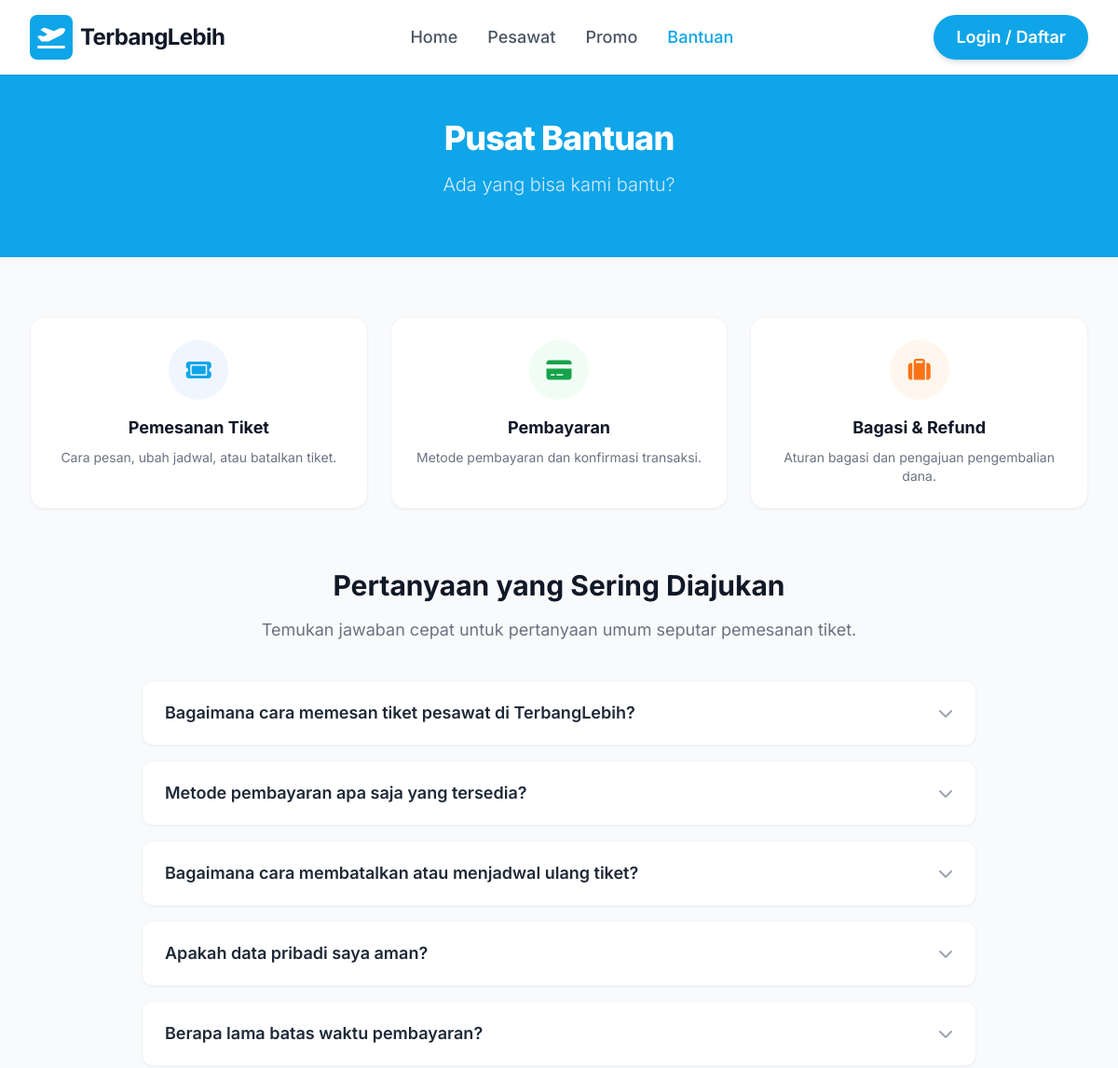
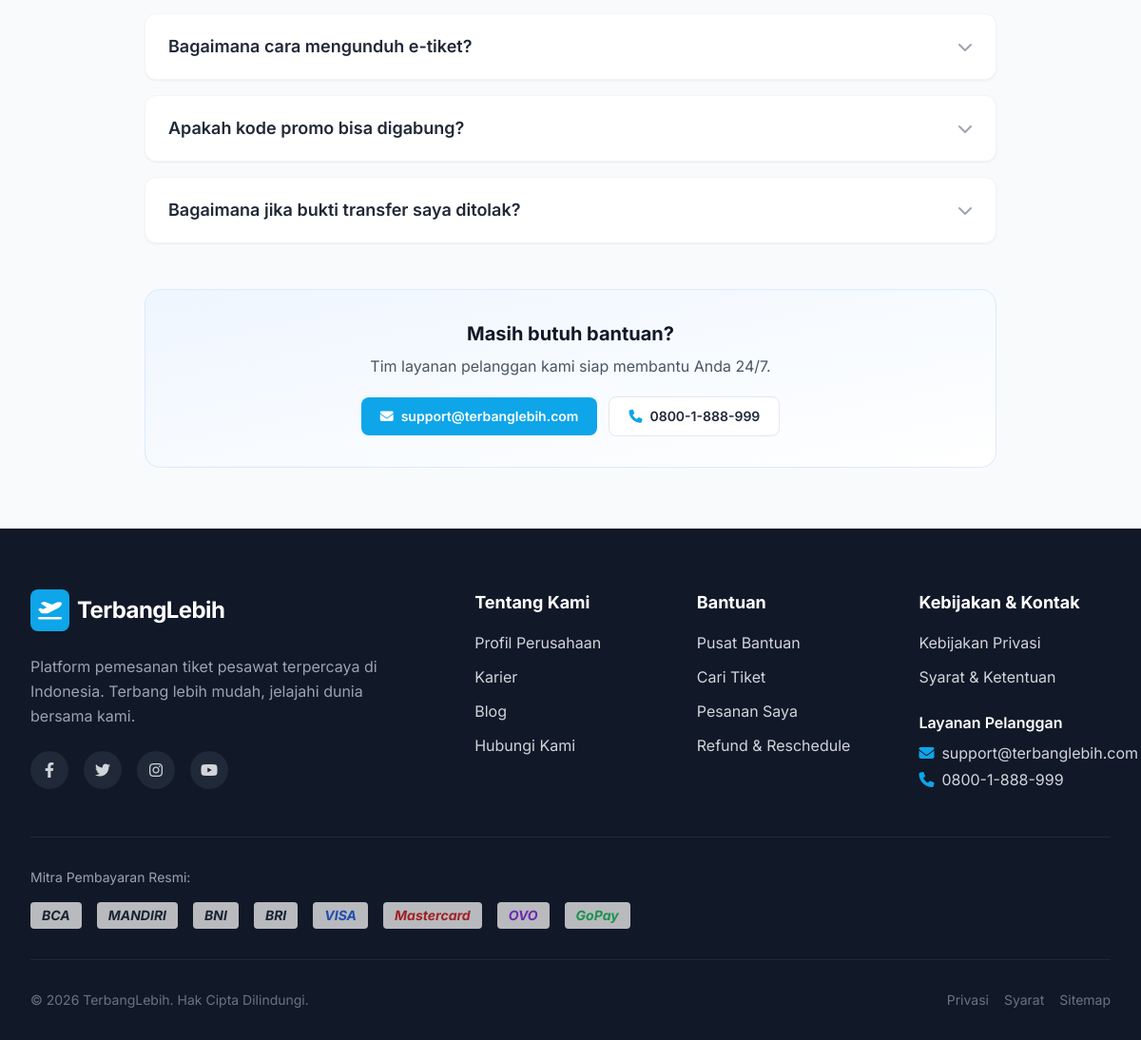
Screenshot of /pages/help.php with the database file from the repository (2 pictures, top to bottom).
### tables this page shows
CREATE TABLE `faqs` (
    `id`         INT UNSIGNED NOT NULL AUTO_INCREMENT,
    `question`   VARCHAR(255) NOT NULL,
    `answer`     TEXT NOT NULL,
    `sort_order` INT NOT NULL DEFAULT 0,
    `is_active`  TINYINT(1) NOT NULL DEFAULT 1,
    PRIMARY KEY (`id`),
    KEY `faqs_order_idx` (`is_active`, `sort_order`)
);

### includes/functions.php (called while the page is built, shortened)
<?php
require_once __DIR__ . '/../config/db.php';
function e(mixed $value): string
{
    return htmlspecialchars((string) $value, ENT_QUOTES | ENT_SUBSTITUTE, 'UTF-8');
}
function base_url(string $path = ''): string
{
    return BASE_URL . ($path !== '' ? '/' . ltrim($path, '/') : '');
}
function page_url(string $page, array $params = []): string
{
    return base_url('index.php?' . http_build_query(['page' => $page] + $params));
}
function settings_all(): array
{
    static $cache = null;
    if ($cache !== null) {
        return $cache;
    }
    $cache = [];
    try {
        foreach (Database::fetchAll('SELECT `key`, `value` FROM settings') as $row) {
            $cache[$row['key']] = (string) $row['value'];
        }
    } catch (Throwable) {
        $cache = [];
    }
    return $cache;
}
function setting(string $key, string $default = ''): string
{
    $all = settings_all();
    return array_key_exists($key, $all) ? $all[$key] : $default;
}

### config/db.php (called while the page is built, shortened)
<?php
final class Database
{
    private static ?PDO $pdo = null;
    public static function pdo(): PDO
    {
        if (self::$pdo instanceof PDO) {
            return self::$pdo;
        }
        $dsn = sprintf(
            'mysql:host=%s;port=%s;dbname=%s;charset=utf8mb4',
            DB_HOST,
            DB_PORT,
            DB_NAME
        );
        try {
            self::$pdo = new PDO($dsn, DB_USER, DB_PASS, [
                PDO::ATTR_ERRMODE            => PDO::ERRMODE_EXCEPTION,
                PDO::ATTR_DEFAULT_FETCH_MODE => PDO::FETCH_ASSOC,
                PDO::ATTR_EMULATE_PREPARES   => false,
                PDO::ATTR_STRINGIFY_FETCHES  => false,
            ]);
        } catch (PDOException $e) {
            if (APP_DEBUG) {
                http_response_code(500);
                header('Content-Type: text/plain; charset=utf-8');
                exit("Koneksi database gagal:\n" . $e->getMessage() . "\n\n" .
                    "Pastikan MySQL berjalan dan import database/schema.sql + database/seed.sql.");
            }
            http_response_code(500);
            exit('Terjadi kesalahan pada server. Silakan coba beberapa saat lagi.');
        }
        return self::$pdo;
    }
    public static function query(string $sql, array $params = []): PDOStatement
    {
        $stmt = self::pdo()->prepare($sql);
        $stmt->execute($params);
        return $stmt;
    }
    public static function fetchAll(string $sql, array $params = []): array
    {
        return self::query($sql, $params)->fetchAll();
    }
}

### pages/help.php (the view, shortened to what this page needs)
<?php
$faqs = Database::fetchAll('SELECT * FROM faqs WHERE is_active = 1 ORDER BY sort_order ASC, id ASC');
$contactEmail = setting('contact_email', 'support@terbanglebih.com');
$contactPhone = setting('contact_phone', '0800-1-888-999');
require __DIR__ . '/../includes/header.php';
?>
<div id="page-bantuan" class="page-view active">
    <header class="bg-primary py-16 text-center">
        <h1 class="text-4xl font-extrabold text-white mb-4 tracking-tight">Pusat Bantuan</h1>
        <p class="text-xl text-blue-100 max-w-2xl mx-auto font-light">Ada yang bisa kami bantu?</p>
    </header>
    <section class="max-w-7xl mx-auto px-4 sm:px-6 lg:px-8 py-16">
        <div class="grid grid-cols-1 md:grid-cols-3 gap-6 mb-16">
            <a href="<?= e(page_url('pesawat')) ?>" class="bg-white p-6 rounded-2xl shadow-sm border border-gray-100 text-center hover:shadow-md transition cursor-pointer">
                <div class="w-16 h-16 bg-blue-50 text-primary rounded-full flex items-center justify-center mx-auto mb-4"><i class="fa-solid fa-ticket text-2xl"></i></div>
                <h3 class="text-lg font-bold text-gray-900">Pemesanan Tiket</h3><p class="text-gray-500 text-sm mt-2">Cara pesan, ubah jadwal, atau batalkan tiket.</p>
            </a>
            <a href="#faq" class="bg-white p-6 rounded-2xl shadow-sm border border-gray-100 text-center hover:shadow-md transition cursor-pointer">
                <div class="w-16 h-16 bg-green-50 text-green-600 rounded-full flex items-center justify-center mx-auto mb-4"><i class="fa-solid fa-credit-card text-2xl"></i></div>
                <h3 class="text-lg font-bold text-gray-900">Pembayaran</h3><p class="text-gray-500 text-sm mt-2">Metode pembayaran dan konfirmasi transaksi.</p>
            </a>
            <a href="#faq" class="bg-white p-6 rounded-2xl shadow-sm border border-gray-100 text-center hover:shadow-md transition cursor-pointer">
                <div class="w-16 h-16 bg-orange-50 text-accent rounded-full flex items-center justify-center mx-auto mb-4"><i class="fa-solid fa-suitcase text-2xl"></i></div>
                <h3 class="text-lg font-bold text-gray-900">Bagasi &amp; Refund</h3><p class="text-gray-500 text-sm mt-2">Aturan bagasi dan pengajuan pengembalian dana.</p>
            </a>
        </div>
        <div class="max-w-4xl mx-auto" id="faq">
            <div class="text-center mb-10">
                <h2 class="text-3xl font-bold text-gray-900 mb-4">Pertanyaan yang Sering Diajukan</h2>
                <p class="text-lg text-gray-500">Temukan jawaban cepat untuk pertanyaan umum seputar pemesanan tiket.</p>
            </div>
            <?php if ($faqs): ?>
                <div class="space-y-4">
                    <?php foreach ($faqs as $faq): ?>
                        <div class="faq-item bg-white rounded-xl shadow-sm border border-gray-100 overflow-hidden">
                            <button type="button" class="faq-header w-full text-left px-6 py-5 flex justify-between items-center focus:outline-none">
                                <span class="text-lg font-semibold text-gray-800"><?= e($faq['question']) ?></span>
                                <i class="fa-solid fa-chevron-down faq-icon text-gray-400 transition-transform"></i>
                            </button>
                        </div>
                    <?php endforeach; ?>
                </div>
            <?php else: ?>
                <div class="bg-white rounded-2xl border border-gray-100 p-10 text-center text-gray-500">
                    Belum ada FAQ yang tersedia.
                </div>
            <?php endif; ?>
            <div class="mt-12 bg-gradient-to-br from-blue-50 to-white border border-blue-100 rounded-2xl p-8 text-center">
                <h3 class="text-xl font-bold text-gray-900 mb-2">Masih butuh bantuan?</h3>
                <p class="text-gray-600 mb-5">Tim layanan pelanggan kami siap membantu Anda 24/7.</p>
                <div class="flex flex-col sm:flex-row items-center justify-center gap-3 text-sm font-semibold">
                    <a href="mailto:<?= e($contactEmail) ?>" class="inline-flex items-center gap-2 bg-primary hover:bg-primaryDark text-white px-5 py-2.5 rounded-lg transition"><i class="fa-solid fa-envelope"></i> <?= e($contactEmail) ?></a>
                    <a href="tel:<?= e(preg_replace('/[^0-9+]/', '', $contactPhone)) ?>" class="inline-flex items-center gap-2 bg-white border border-gray-200 hover:border-primary text-gray-800 px-5 py-2.5 rounded-lg transition"><i class="fa-solid fa-phone text-primary"></i> <?= e($contactPhone) ?></a>
                </div>
            </div>
        </div>
    </section>
</div>
<?php
require __DIR__ . '/../includes/footer.php';

### assets/css/app.css (style rules this page uses)
html { scroll-behavior: smooth; }
body { font-size: 16px; }
.page-view { display: none; }
.page-view.active { display: block; animation: fadeIn 0.4s ease-in-out; }
.faq-icon { transition: transform 0.3s ease; }

### rows the page displays
faqs: question "Bagaimana cara memesan tiket pesawat di TerbangLebih?"
faqs: question "Metode pembayaran apa saja yang tersedia?"
faqs: question "Bagaimana cara membatalkan atau menjadwal ulang tiket?"
faqs: question "Apakah data pribadi saya aman?"
faqs: question "Berapa lama batas waktu pembayaran?"
faqs: question "Bagaimana cara mengunduh e-tiket?"
faqs: question "Apakah kode promo bisa digabung?"
faqs: question "Bagaimana jika bukti transfer saya ditolak?"

### other values shown
$item['label'] "Home"
$item['label'] "Pesawat"
$item['label'] "Promo"
$item['label'] "Bantuan"
$contactEmail "support@terbanglebih.com"
$contactPhone "0800-1-888-999"
